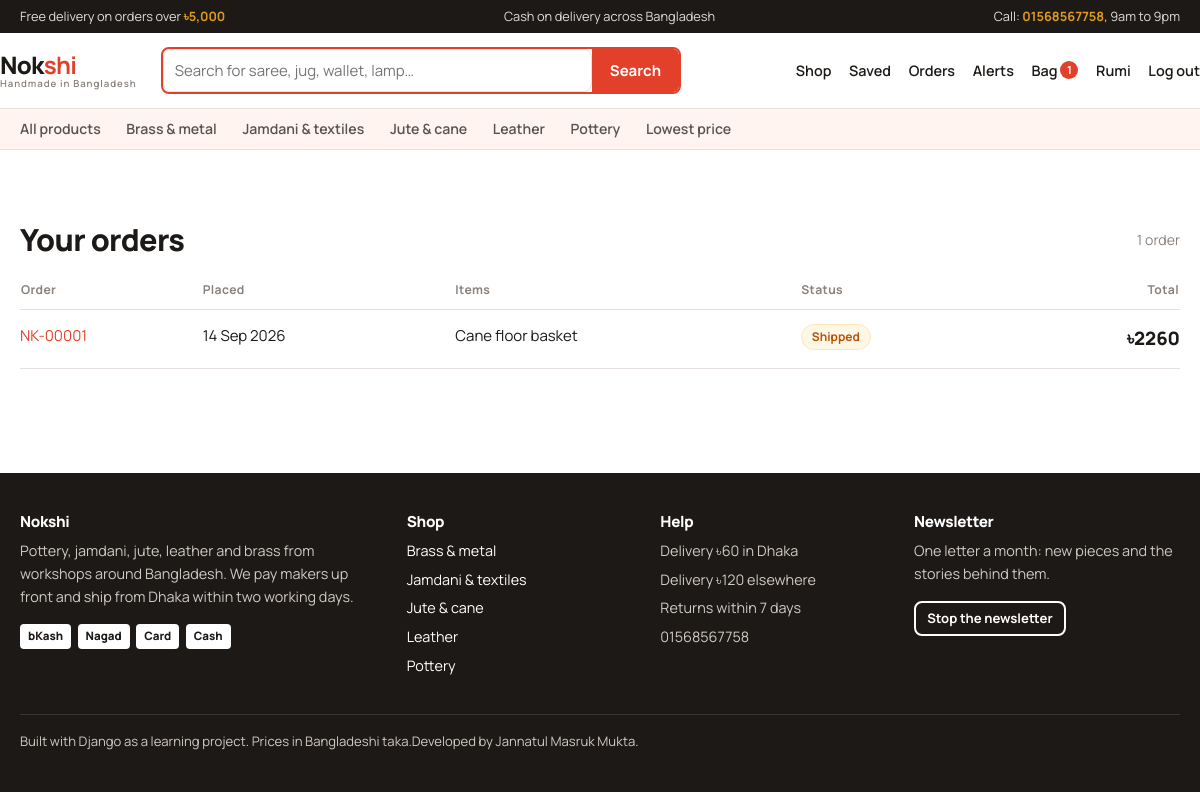
The app's page /orders/ (signed in) with its own data.
### products/models.py (models this page shows, shortened)
class CustomUser(AbstractUser):
    middle_name = models.CharField(max_length=150, blank=True)
    email = models.EmailField(unique=True)
    REQUIRED_FIELDS = ["email"]
    class Meta:
        verbose_name = "user"
        verbose_name_plural = "users"

class Category(models.Model):
    name = models.CharField(max_length=120, unique=True)
    slug = models.SlugField(max_length=140, unique=True, blank=True)
    description = models.CharField(max_length=255, blank=True)
    image = models.ImageField(upload_to="categories/", blank=True)
    class Meta:
        verbose_name_plural = "categories"
        ordering = ["name"]
    def get_absolute_url(self):
        return f"{reverse('product_list')}?category={self.slug}"

class Order(models.Model):
    PENDING = "pending"
    CONFIRMED = "confirmed"
    SHIPPED = "shipped"
    DELIVERED = "delivered"
    CANCELLED = "cancelled"
    STATUS_CHOICES = [
        (PENDING, "Pending"),
        (CONFIRMED, "Confirmed"),
        (SHIPPED, "Shipped"),
        (DELIVERED, "Delivered"),
        (CANCELLED, "Cancelled"),
    ]
    code = models.CharField(max_length=20, unique=True, blank=True)
    customer = models.ForeignKey(Customer, on_delete=models.PROTECT, related_name="orders")
    status = models.CharField(max_length=20, choices=STATUS_CHOICES, default=PENDING)
    subtotal = models.DecimalField(max_digits=10, decimal_places=2, default=Decimal("0.00"))
    delivery_charge = models.DecimalField(max_digits=10, decimal_places=2, default=Decimal("0.00"))
    total = models.DecimalField(max_digits=10, decimal_places=2, default=Decimal("0.00"))
    created_at = models.DateTimeField(auto_now_add=True)
    class Meta:
        ordering = ["-created_at"]
    def get_absolute_url(self):
        return reverse("order_detail", args=[self.pk])

class OrderItem(models.Model):
    order = models.ForeignKey(Order, on_delete=models.CASCADE, related_name="items")
    variant = models.ForeignKey(ProductVariant, on_delete=models.PROTECT)
    quantity = models.PositiveIntegerField()
    unit_price = models.DecimalField(
        max_digits=10, decimal_places=2, help_text="Price at the time of ordering"
    )

class ProductVariant(models.Model):
    product = models.ForeignKey(Product, on_delete=models.CASCADE, related_name="variants")
    name = models.CharField(max_length=120, help_text="e.g. Indigo / Medium")
    sku = models.CharField(max_length=40, unique=True)
    price = models.DecimalField(max_digits=10, decimal_places=2)
    compare_at_price = models.DecimalField(
        max_digits=10,
        decimal_places=2,
        null=True,
        blank=True,
        help_text="The old price. Leave empty if this item is not on offer.",
    )
    stock = models.PositiveIntegerField(default=0)
    class Meta:
        ordering = ["price"]
        unique_together = ("product", "name")

class Product(models.Model):
    name = models.CharField(max_length=200)
    slug = models.SlugField(max_length=220, unique=True, blank=True)
    description = models.TextField()
    category = models.ForeignKey(Category, on_delete=models.PROTECT, related_name="products")
    brand = models.ForeignKey(Brand, on_delete=models.PROTECT, related_name="products")
    image = models.ImageField(upload_to="products/", blank=True)
    is_featured = models.BooleanField(default=False)
    is_active = models.BooleanField(default=True)
    created_at = models.DateTimeField(auto_now_add=True)
    class Meta:
        ordering = ["-created_at"]

### products/views.py (the view)
# urls.py: path('orders/', views.order_list, name='order_list'),
@login_required
def order_list(request):
    orders = (
        Order.objects.filter(customer=request.user.customer)
        .prefetch_related("items__variant__product")
        .select_related("payment")
    )
    return render(request, "products/order_list.html", {"orders": orders})

### products/context_processors.py (called while the page is built)
def shop_context(request):
    data = {
        'shop_name': settings.SHOP_NAME,
        'shop_tagline': settings.SHOP_TAGLINE,
        'nav_categories': Category.objects.all()[:6],
        'cart_count': 0,
        'unread_notifications': 0,
        'is_subscribed': False,
    }
    if request.user.is_authenticated:
        customer = getattr(request.user, 'customer', None)
        if customer:
            cart = getattr(customer, 'cart', None)
            if cart:
                data['cart_count'] = cart.item_count
            data['unread_notifications'] = customer.notifications.filter(is_read=False).count()
            subscription = getattr(customer, 'subscription', None)
            data['is_subscribed'] = bool(subscription and subscription.is_active)
    return data

### products/models.py (called while the page is built)
    @property
    def item_count(self):
        return sum(item.quantity for item in self.items.all())

### products/templates/products/order_list.html (shortened to what this page needs)
{% extends "base.html" %}
{% block content %}
<div class="section-head">
  <h1>Your orders</h1>
  <p>{{ orders|length }} order{{ orders|length|pluralize }}</p>
</div>
{% if orders %}
  <table>
    <thead>
      <tr><th>Order</th><th>Placed</th><th>Items</th><th>Status</th><th class="numeric">Total</th></tr>
    </thead>
    <tbody>
      {% for order in orders %}
        <tr>
          <td><a href="{{ order.get_absolute_url }}">{{ order.code }}</a></td>
          <td>{{ order.created_at|date:"j M Y" }}</td>
          <td>
            {% for item in order.items.all %}{{ item.variant.product.name }}{% if not forloop.last %}, {% endif %}{% endfor %}
          </td>
          <td><span class="tag tag-{{ order.status }}">{{ order.get_status_display }}</span></td>
          <td class="numeric price">৳{{ order.total|floatformat:0 }}</td>
        </tr>
      {% endfor %}
    </tbody>
  </table>
{% else %}
  <div class="empty-state">
    <h2>No orders yet</h2>
    <p>When you buy something it will be tracked here.</p>
    <a class="btn" href="{% url 'product_list' %}">Browse the shop</a>
  </div>
{% endif %}
{% endblock %}

### products/templates/base.html (shortened to what this page needs)
{% load static %}<!DOCTYPE html>
<html lang="en">
<head>
  <link rel="stylesheet" href="{% static 'css/style.css' %}">
</head>
<body>
<div class="ticker">
  <div class="shell">
    <span>Free delivery on orders over <strong>৳5,000</strong></span>
    <span>Cash on delivery across Bangladesh</span>
    <span>Call: <strong>01568567758</strong>, 9am to 9pm</span>
  </div>
</div>
<header class="masthead">
  <div class="shell masthead-inner">
    <a class="wordmark" href="{% url 'home' %}">Nok<b>shi</b><span>{{ shop_tagline }}</span></a>
    <form class="header-search" method="get" action="{% url 'product_list' %}" role="search">
      <input type="search" name="q" placeholder="Search for saree, jug, wallet, lamp…" aria-label="Search products">
      <button type="submit">Search</button>
    </form>
    <nav>
      <a href="{% url 'product_list' %}">Shop</a>
      {% if user.is_authenticated %}
        <a href="{% url 'wishlist' %}">Saved</a>
        <a href="{% url 'order_list' %}">Orders</a>
        <a href="{% url 'notifications' %}">Alerts{% if unread_notifications %}<span class="pill">{{ unread_notifications }}</span>{% endif %}</a>
        <a href="{% url 'cart_detail' %}">Bag{% if cart_count %}<span class="pill">{{ cart_count }}</span>{% endif %}</a>
        <a href="{% url 'profile' %}">{{ user.first_name|default:user.username }}</a>
        <form method="post" action="{% url 'logout' %}" style="display:inline">
          <button type="submit" class="linkish" style="text-decoration:none">Log out</button>
        </form>
      {% else %}
        <a href="{% url 'login' %}">Log in</a>
        <a class="btn btn-small" href="{% url 'signup' %}">Create account</a>
      {% endif %}
    </nav>
  </div>
</header>
{% if nav_categories %}
<div class="subnav">
  <div class="shell">
    <a href="{% url 'product_list' %}">All products</a>
    {% for category in nav_categories %}
      <a href="{{ category.get_absolute_url }}">{{ category.name }}</a>
    {% endfor %}
    <a href="{% url 'product_list' %}?sort=price_low">Lowest price</a>
  </div>
</div>
{% endif %}
<main>
  <div class="shell">
    {% block content %}{% endblock %}
  </div>
</main>
<footer class="footer">
  <div class="shell">
    <div class="footer-grid">
      <div>
        <h4>{{ shop_name }}</h4>
        <p>Pottery, jamdani, jute, leather and brass from workshops around Bangladesh. We pay makers up front and ship from Dhaka within two working days.</p>
        <div class="pay-row">
          <span>bKash</span><span>Nagad</span><span>Card</span><span>Cash</span>
        </div>
      </div>
      <div>
        <h4>Shop</h4>
        <ul>
          {% for category in nav_categories %}
            <li><a href="{{ category.get_absolute_url }}">{{ category.name }}</a></li>
          {% endfor %}
        </ul>
      </div>
      <div>
        <h4>Help</h4>
        <ul>
          <li>Delivery ৳60 in Dhaka</li>
          <li>Delivery ৳120 elsewhere</li>
          <li>Returns within 7 days</li>
          <li>01568567758</li>
        </ul>
      </div>
      <div>
        <h4>Newsletter</h4>
        <p>One letter a month: new pieces and the stories behind them.</p>
        {% if user.is_authenticated %}
          <form method="post" action="{% url 'toggle_subscription' %}">
            {% if is_subscribed %}
              <button type="submit" class="btn btn-small btn-danger" style="color:#fff;border-color:#fff">Stop the newsletter</button>
            {% else %}
              <button type="submit" class="btn btn-small btn-accent">Sign me up</button>
            {% endif %}
          </form>
        {% else %}
          <a class="btn btn-small btn-accent" href="{% url 'signup' %}">Create an account</a>
        {% endif %}
      </div>
    </div>
    <p class="colophon">Built with Django as a learning project. Prices in Bangladeshi taka.Developed by Jannatul Masruk Mukta.</p>
  </div>
</footer>
</body>
</html>

### records on screen
CustomUser: first_name "Rumi"
Category: name "Brass & metal"
Category: name "Jamdani & textiles"
Category: name "Jute & cane"
Category: name "Leather"
Category: name "Pottery"
Order: code "NK-00001", created_at "14 Sep 2026", status "Shipped", total "2260"
OrderItem: variant.product.name "Cane floor basket"

### other values on screen
{{ shop_tagline }} "Handmade in Bangladesh"
{{ cart_count }} "1"
{{ orders|length }} "1"
{{ shop_name }} "Nokshi"
